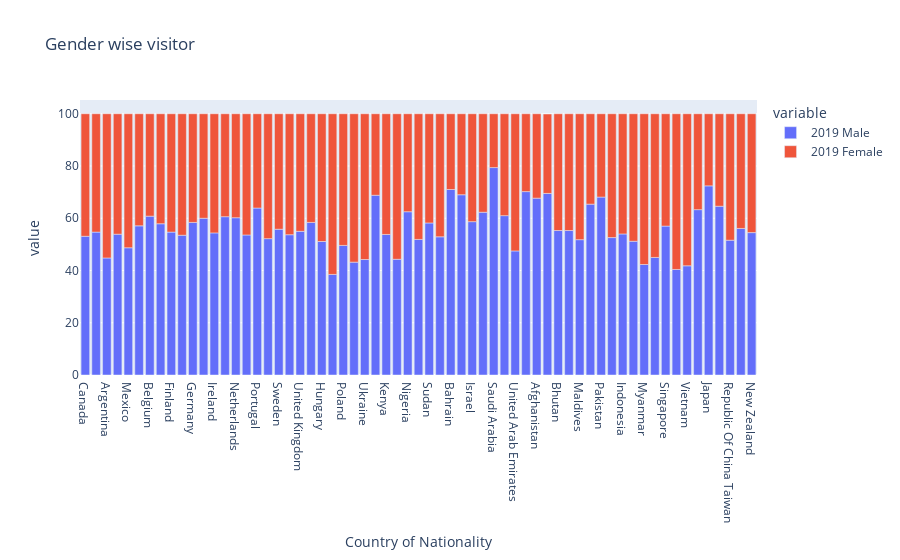

Notebook cell for this chart:
### Code cell
px.bar(df, df.index,['2019 Male','2019 Female'], title='Gender wise visitor')

### Figure 1 — Plotly figure (JSON) as saved in the notebook; plotly's stock layout.template omitted (floating-point values rounded to 4 significant figures)
{"data": [{"alignmentgroup": "True", "hovertemplate": "variable=2019 Male<br>Country of Nationality=%{x}<br>value=%{y}<extra></extra>", "legendgroup": "2019 Male", "marker": {"color": "#636efa", "pattern": {"shape": ""}}, "name": "2019 Male", "offsetgroup": "2019 Male", "orientation": "v", "showlegend": true, "textposition": "auto", "type": "bar", "x": ["Canada", "United States Of America", "Argentina", "Brazil", "Mexico", "Austria", "Belgium", "Denmark", "Finland", "France", "Germany", "Greece", "Ireland", "Italy", "Netherlands", "Norway", "Portugal", "Spain", "Sweden", "Switzerland", "United Kingdom", "Czech Rep.", "Hungary", "Kazakhstan", "Poland", "Russian Federation", "Ukraine", "Egypt", "Kenya", "Mauritius", "Nigeria", "South Africa", "Sudan", "Tanzania", "Bahrain", "Iraq", "Israel", "Oman", "Saudi Arabia", "Turkey", "United Arab Emirates", "Yemen", "Afghanistan", "Bangladesh", "Bhutan", "Iran", "Maldives", "Nepal", "Pakistan", "Sri Lanka", "Indonesia", "Malaysia", "Myanmar", "Philippines", "Singapore", "Thailand", "Vietnam", "China", "Japan", "Korea (Republic Of ", "Republic Of China Taiwan", "Australia", "New Zealand"], "xaxis": "x", "y": [53.1, 54.7, 44.8, 53.9, 48.7, 57.1, 60.8, 57.9, 54.7, 53.5, 58.4, 60, 54.4, 60.6, 60.2, 53.6, 63.9, 52.2, 55.8, 53.7, 55, 58.4, 51.1, 38.5, 49.6, 43.2, 44.2, 68.8, 53.8, 44.3, 62.5, 51.9, 58.2, 52.9, 71, 69, 58.7, 62.3, 79.4, 61, 47.5, 70.2, 67.7, 69.5, 55.3, 55.3, 51.8, 65.4, 68.1, 52.6, 54, 51.2, 42.3, 45, 57, 40.4, 41.8, 63.3, 72.4, 64.6, 51.6, 56.1, 54.5], "yaxis": "y"}, {"alignmentgroup": "True", "hovertemplate": "variable=2019 Female<br>Country of Nationality=%{x}<br>value=%{y}<extra></extra>", "legendgroup": "2019 Female", "marker": {"color": "#EF553B", "pattern": {"shape": ""}}, "name": "2019 Female", "offsetgroup": "2019 Female", "orientation": "v", "showlegend": true, "textposition": "auto", "type": "bar", "x": ["Canada", "United States Of America", "Argentina", "Brazil", "Mexico", "Austria", "Belgium", "Denmark", "Finland", "France", "Germany", "Greece", "Ireland", "Italy", "Netherlands", "Norway", "Portugal", "Spain", "Sweden", "Switzerland", "United Kingdom", "Czech Rep.", "Hungary", "Kazakhstan", "Poland", "Russian Federation", "Ukraine", "Egypt", "Kenya", "Mauritius", "Nigeria", "South Africa", "Sudan", "Tanzania", "Bahrain", "Iraq", "Israel", "Oman", "Saudi Arabia", "Turkey", "United Arab Emirates", "Yemen", "Afghanistan", "Bangladesh", "Bhutan", "Iran", "Maldives", "Nepal", "Pakistan", "Sri Lanka", "Indonesia", "Malaysia", "Myanmar", "Philippines", "Singapore", "Thailand", "Vietnam", "China", "Japan", "Korea (Republic Of ", "Republic Of China Taiwan", "Australia", "New Zealand"], "xaxis": "x", "y": [46.9, 45.3, 55.2, 46.1, 51.3, 42.9, 39.2, 42.1, 45.3, 46.5, 41.6, 40, 45.6, 39.4, 39.8, 46.4, 36.1, 47.8, 44.2, 46.3, 45, 41.6, 48.9, 61.5, 50.4, 56.8, 55.8, 31.2, 46.2, 55.7, 37.5, 48.1, 41.8, 47.1, 29, 31, 41.3, 37.7, 20.6, 39, 52.5, 29.8, 32.3, 30.4, 44.7, 44.7, 48.2, 34.6, 31.9, 47.4, 46, 48.8, 57.7, 55, 43, 59.6, 58.2, 36.7, 27.6, 35.4, 48.4, 43.9, 45.5], "yaxis": "y"}], "layout": {"barmode": "relative", "legend": {"title": {"text": "variable"}, "tracegroupgap": 0}, "title": {"text": "Gender wise visitor"}, "xaxis": {"anchor": "y", "domain": [0, 1], "title": {"text": "Country of Nationality"}}, "yaxis": {"anchor": "x", "domain": [0, 1], "title": {"text": "value"}}}}
